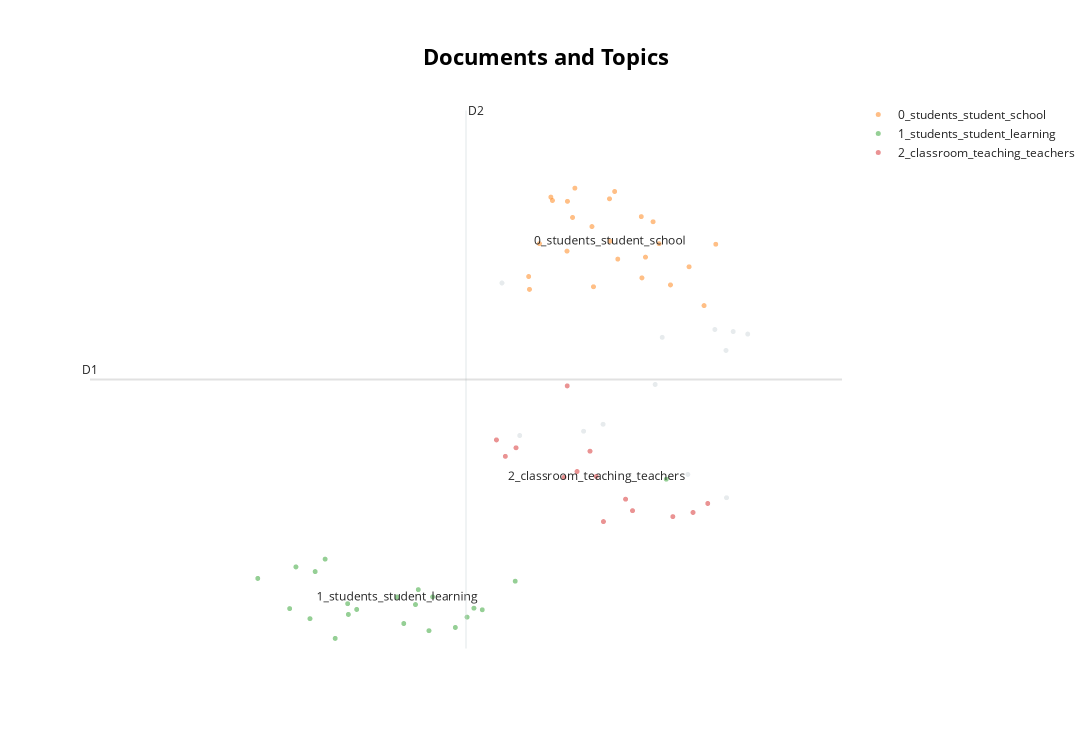

Notebook code for this chart:
### Markdown cell above
## Visualize documents

### Code cell
topic_model.visualize_documents(sentences)

### Figure 1 — Plotly figure (JSON) as saved in the notebook; plotly's stock layout.template omitted (floating-point values rounded to 4 significant figures)
{"data": [{"hoverinfo": "text", "hovertext": ["And you have to be a good enough teacher to care about your students, to know what things they like or don't like, or what kind of learning styles work for them or don't.", " the way students are motivated and engaged.", "And then gradually figure out how to take those away for some students and figure out where I need to push more with other students, like sort of add more supports for some students.", " the needs of a few students who definitely need a lot of one-on-one attention with the needs of the rest of the classroom.", "Then you have other students that have not had that support group, that have not been cheered their whole life, and they're kind of reluctant.", "Here's the thing that you can do in your classroom.", "I can think about those ideas later, but right now I need to teach this group of students.", "Love teaching.", " being able to, you know, delegate to students like, hey, at the end of a class, this is how we get ready for the next class.", " You've described this flow where students are coming in, they're starting, you know, , they start, you know, doing what they need to, and you're there kind of supporting them.", "I have to focus on the students who are still giving me some effort.", null], "marker": {"color": "#CFD8DC", "opacity": 0.5, "size": 5}, "mode": "markers+text", "name": "other", "showlegend": false, "type": "scattergl", "x": [-7.078, -5.781, -5.206, -5.26, -5.088, -6.259, -6.417, -6.934, -5.573, -5.264, -5.354, -5.838], "y": [6.315, 5.504, 5.59, 3.109, 5.552, 4.205, 4.102, 4.037, 3.456, 5.308, 5.62, 4.8]}, {"hoverinfo": "text", "hovertext": ["I like to allow students to talk.", " how students learn best and how to also give them grade level content, but also meet them where they're at to grow them.", "For the students.", "In general, I'm not saying, you know, I'm not saying every student, but there's students that", "But rather than me doing that it's the students doing that, you know.", "What do students need?", "And like being able to know your students well enough to know when it's not working.", " The student themselves is the big part of it, really.", "And you have to get to know your students to figure out how they learn.", " you have to know your students.", "Like, to the individual students.", "The students are great.", "What about the students?", "For the students.", "All students don't learn the same.", "I'm better at that with some students rather than others you know.", " , to really make things work for those students.", " more participation on the student side of things.", "And I see that in how my students engage with school.", " For the students or for me?", "There are students who are going to sit in my class every day, right?", " But then also, our students, my students specifically, in our district, in our town, in our community, they deal with a lot of stuff.", ", to the individual students.", null], "marker": {"opacity": 0.5, "size": 5}, "mode": "markers+text", "name": "0_students_student_school", "text": ["", "", "", "", "", "", "", "", "", "", "", "", "", "", "", "", "", "", "", "", "", "", "", "0_students_student_school"], "textfont": {"size": 12}, "type": "scattergl", "x": [-6.507, -6.855, -6.67, -5.916, -5.563, -6.488, -6.775, -5.806, -6.862, -6.552, -6.35, -6.337, -5.95, -6.548, -6.141, -5.945, -6.166, -5.442, -5.714, -6.682, -5.855, -5.347, -6.208, -6.203], "y": [7.293, 6.22, 7.547, 6.701, 6.557, 7.731, 6.902, 6.902, 6.411, 6.791, 7.158, 6.259, 7.306, 7.534, 6.672, 6.391, 7.681, 5.977, 6.286, 7.597, 7.229, 6.894, 7.572, 6.94]}, {"hoverinfo": "text", "hovertext": ["Can you, can you describe to me like a specific instance when you saw students taking ownership of their learning?", " The student ownership component is, I feel like that is always the most difficult thing to get across in the classroom.", " give students ownership in their learning?", "So do you think as part of Empower that that would be, if a goal of Empower is to create this ownership among students for their learning, do you think that would be helpful?", "So for you, like students taking ownership of their learning looks like them having kind of like a light bulb moment of understanding a topic or making an extra effort to improve a grade or to do better on an assignment.", "So in thinking about kind of those types of activities or scenarios where students are taking ownership of their learning, what do you think is needed in order to make that happen?", "So , in Empower, one goal that we have is for helping students take ownership of their learning.", "I don't think that we can get every student to take meaningful ownership over their learning right now, or not right now, just in general, because there are so many things", "And one of those goals is for students to take ownership of their learning.", " where students take ownership of their learning?", "I think that one thing, in the moments that I have seen really good student engagement and student ownership in my class, and sometimes this works and sometimes this doesn't, I'm not going to pretend like every, like the things that have worked, right, but don't always work", " you've seen students taking ownership of their learning like within your class or like within an activity or something that you were doing as part of the class structure?", "So in this project, one goal that we have for students is to take ownership of their learning.", "So in this project, one goal we have is for students to take ownership of their learning.", " I wanna ask you more about student ownership of their learning.", "Your classroom, you are responsible for what you feel like the students need to learn the most.", "So my professional learning goals are typically usually finding ways to engage and motivate students in an authentic way.", "And so you're looking for those ways to increase making the curriculum more interactive and helping the students take ownership of their learning.", "So in this project, one goal we have is for students to take ownership of their learning.", "Any other questions or any other thoughts you have about student ownership of learning or the curriculum you're working on that you would want to share with me?", "So, um, in this project, one goal that we have for students is to take ownership of their learning.", null], "marker": {"opacity": 0.5, "size": 5}, "mode": "markers+text", "name": "1_students_student_learning", "text": ["", "", "", "", "", "", "", "", "", "", "", "", "", "", "", "", "", "", "", "", "", "1_students_student_learning"], "textfont": {"size": 12}, "type": "scattergl", "x": [-8.746, -8.797, -8.254, -7.778, -8.51, -7.669, -7.64, -8.328, -7.36, -8.322, -9.055, -8.591, -7.873, -7.238, -8.633, -5.748, -7.305, -6.971, -7.456, -8.429, -7.756, -7.927], "y": [2.076, 1.453, 1.441, 1.513, 2.192, 1.124, 1.628, 1.527, 1.326, 1.366, 1.904, 2.006, 1.23, 1.436, 1.303, 3.385, 1.46, 1.863, 1.172, 1.009, 1.737, 1.626]}, {"hoverinfo": "text", "hovertext": ["I think that's my only role outside of the classroom at the moment.", "I think that classroom community does really help.", "Like, because you, have you taught in a classroom?", " What do you think are barriers and challenges that students are facing when you're asking them to engage in these types of lessons?", " have really lofty discussions that end up having no real bearing on what happens in the classroom.", " So what other, I think you kind of touched on this, what barriers are you facing as a teacher to help make that happen in your classroom?", "So what are you teaching?", " have to inherently have the capacity to care about something in the classroom before that can happen.", "Teach a group of students.", " I try to, but sometimes we spend so long on the next lesson, which is about that one student's question.", "And my interests in this project are about teacher epistemologies and how teachers like you think about teaching and learning.", " at the expense of teaching important content and giving important examples and anecdotes.", " do that lesson, but do it in a more interactive way just to try to engage your students.", null], "marker": {"opacity": 0.5, "size": 5}, "mode": "markers+text", "name": "2_classroom_teaching_teachers", "text": ["", "", "", "", "", "", "", "", "", "", "", "", "", "2_classroom_teaching_teachers"], "textfont": {"size": 12}, "type": "scattergl", "x": [-6.077, -5.531, -6.575, -6.257, -5.695, -6.021, -6.964, -5.412, -6.55, -6.47, -7.123, -7.051, -6.365, -6.315], "y": [3.087, 2.888, 3.414, 2.753, 2.827, 2.916, 3.854, 3.023, 4.779, 3.5, 3.972, 3.727, 3.804, 3.426]}], "layout": {"annotations": [{"showarrow": false, "text": "D1", "x": -10.41, "y": 4.874, "yshift": 10}, {"showarrow": false, "text": "D2", "x": -7.369, "xshift": 10, "y": 8.89}], "height": 750, "shapes": [{"line": {"color": "#CFD8DC", "width": 2}, "type": "line", "x0": -7.369, "x1": -7.369, "y0": 0.8574, "y1": 8.89}, {"line": {"color": "#9E9E9E", "width": 2}, "type": "line", "x0": -10.41, "x1": -4.325, "y0": 4.874, "y1": 4.874}], "title": {"font": {"color": "Black", "size": 22}, "text": "<b>Documents and Topics</b>", "x": 0.5, "xanchor": "center", "yanchor": "top"}, "width": 1200, "xaxis": {"visible": false}, "yaxis": {"visible": false}}}
